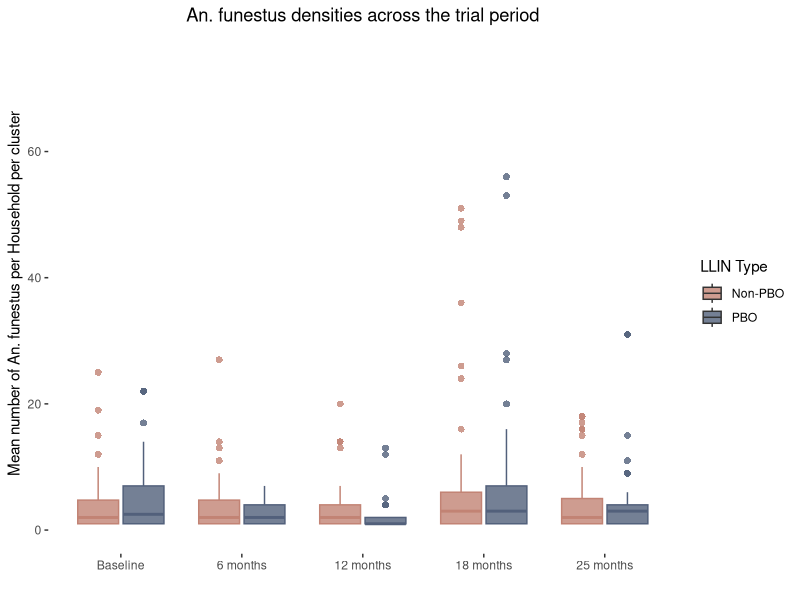

The R script that drew this image:
setwd("/home/lilian/Desktop/D/LSTM/Data analysis")
library(readxl)
data_raw <- read_excel("./filtered_data_usedforanaysis_2.11.24.xlsx")


#Libraries
library(tidyverse)
library(jpeg)
library(ggplot2)
library (dplyr)
library(glmmTMB)


# select a few columns to use in the data

data <- data_raw %>% dplyr::select(RND, EA, HH, LLIN.actual, MolSpecies)

# filtering out funestus 
data2 <- data %>% dplyr::filter(MolSpecies== "FUN")

# filterng na's in the LLIN.actual column
data_PBO <- data %>% dplyr::filter(!is.na(LLIN.actual))

# grouping my coluns of intrest to count fun densties
data_PBO_summary <- data_PBO %>%
  group_by(EA, HH, LLIN.actual, RND) %>%
  summarise(MolSpecies_count = n())



# changing rnd column to factor

data_PBO_summary$RND <- factor(data_PBO_summary$RND, 
                               levels = c("Baseline", "6 months", "12 months", "18 months", "25 months"))

# Fix the factor levels
# Fix the factor levels
ggplot(data_PBO_summary, aes(y = MolSpecies_count, 
                              x = factor(RND), 
                              fill = factor(LLIN.actual))) +  # remove colour from here
  geom_boxplot(outlier.shape = 16, outlier.size = 2, whisker.width = 0,
               aes(colour = factor(LLIN.actual)),  # assign colour here for plot only
               alpha = 0.8) +
  
  scale_y_continuous(name = "Mean number of An. funestus per Household per cluster") +
  scale_x_discrete(name = "") +
  coord_cartesian(ylim = c(0, 75)) +
  
  scale_fill_manual(
    values = c("Non-PBO" = "#c28374", "PBO" = "#52607b"),
    name = "LLIN Type"
  ) +
  scale_colour_manual(
    values = c("Non-PBO" = "#c28374", "PBO" = "#52607b"),
    guide = "none"  # hide colour legend
  ) +
  
  ggtitle("An. funestus densities across the trial period") +
  theme_bw()+
  theme(
    plot.title = element_text(hjust = 0.5),
    panel.grid.major = element_blank(),
    panel.grid.minor = element_blank(),
    panel.border = element_blank() 
  )
